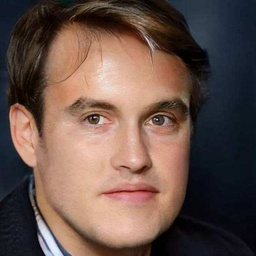
#> input picture YuerVisualization/testpics/1.jpeg, 256 x 256 px, shrunk from 640 x 641 before the run
$ python mainprocess.py
#> lines starting #> are read from the running program, lines starting #| are printed output that depends on the picture
### YuerVisualization/yuer/input0.py
import cv2
import os
import numpy as np

def avg_mat_3x3(npmat):
    shape = npmat.shape
    height = shape[0]
    width = shape[1]
    npmat = npmat.astype(np.float32)
    npmat_pad = np.pad(npmat, ((1, 1), (1, 1)), mode="edge")
    result = np.zeros((height, width), dtype=np.float32)
    for i in range(1, height + 1):
        for j in range(1, width + 1):
            lt = npmat_pad[i, j] + 1.0 / np.sqrt(2) * (npmat_pad[i-1, j-1] - npmat_pad[i, j])
            rt = npmat_pad[i, j] + 1.0 / np.sqrt(2) * (npmat_pad[i-1, j+1] - npmat_pad[i, j])
            lb = npmat_pad[i, j] + 1.0 / np.sqrt(2) * (npmat_pad[i+1, j-1] - npmat_pad[i, j])
            rb = npmat_pad[i, j] + 1.0 / np.sqrt(2) * (npmat_pad[i+1, j+1] - npmat_pad[i, j])
            value = 0.5 * npmat_pad[i, j] \
                    + 0.0625 * npmat_pad[i-1, j] + 0.0625 * npmat_pad[i, j-1] \
                    + 0.0625 * npmat_pad[i, j+1] + 0.0625 * npmat_pad[i+1, j] \
                    + 0.0625 * lt + 0.0625 * rt + 0.0625 * lb + 0.0625 * rb
            # value = 0.125 * npmat_pad[i - 1, j] + 0.125 * npmat_pad[i, j - 1] \
            #         + 0.125 * npmat_pad[i, j + 1] + 0.125 * npmat_pad[i + 1, j] \
            #         + 0.125 * lt + 0.125 * rt + 0.125 * lb + 0.125 * rb
            result[i-1, j-1] = value
    return result


def get_avg_illu_retina(img_gray):
    avg_illu_retina = avg_mat_3x3(img_gray)
    return avg_illu_retina

def iter(img_gray, nums):
    result = img_gray
    for i in range(nums):
        result = get_avg_illu_retina(result)
    return result

# [11 lines left out: function test, not called in this run]

# [2 lines that do not run on import are left out]

### YuerVisualization/yuer/mainprocess.py
import cv2
import os
import numpy as np
from yuer.input0 import iter

def mkdir_y(dirname):
    """ Create directory recurrently if it is not being, else do nothing. """
    if not os.path.exists(dirname):
        mkdir_y(os.path.dirname(dirname))
        os.mkdir(dirname)
    return dirname

def test():
    cwd = os.getcwd()
    proj_dir = os.path.dirname(cwd)
    img_dir = os.path.join(proj_dir, "testpics")
    videos_dir = mkdir_y(os.path.join(img_dir, "result_videos"))

    img_path = os.path.join(img_dir, "1.jpeg")
    img = cv2.imread(img_path)
#> img is the input picture: shape (256, 256, 3); mean B, G, R 73.2, 81.5, 103.3
    video_path = os.path.join(videos_dir, '1.avi')
    fps = 5
    img_shape = img.shape
#> img_shape = (256, 256, 3)
    size = (img_shape[1], img_shape[0])
#> size = (256, 256)
    fourcc = cv2.VideoWriter_fourcc('M','P','E','G')
    video_writer = cv2.VideoWriter(video_path, fourcc, fps, size)
    if not video_writer.isOpened():
        print("writer is not opened!")
    labels_path = os.path.join(img_dir, 'labels.txt')
    f = open(labels_path, 'w')
    # src
    video_writer.write(img)
    f.write('src'+'\n')
    # gray
    gray = cv2.cvtColor(img, cv2.COLOR_BGR2GRAY)
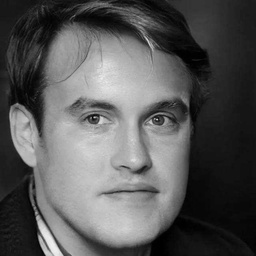
#> gray: shape (256, 256); min 0, max 239, mean 87.1
    gray_saved = np.dstack([gray, gray, gray])
    video_writer.write(gray_saved)
    f.write('gray'+'\n')
    # retina_avg
    input = gray
    for i in range(1, 6):
        input = iter(input, i)
        result = np.dstack([input, input, input])
        result_saved = result.astype(np.uint8)
        video_writer.write(result_saved)
        label = "retina_avg_" + str(i) + '\n'
        f.write(label)
        print("This is {} th iteration".format(i))
#> this loop made 5 passes
#> pass 1, in avg_mat_3x3, `npmat_pad = np.pad(npmat, ((1, 1), (1, 1)), mode="edge")`:
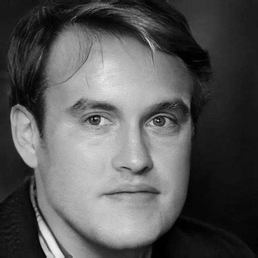
#> npmat_pad: shape (258, 258) float32; min 0, max 239, mean 86.2
#> after the loop:
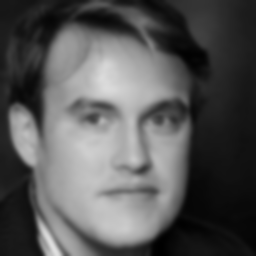
#> input: shape (256, 256) float32; min 0.531, max 223.7, mean 87.1


    video_writer.release()
    f.close()

if __name__ == "__main__":
    test()
